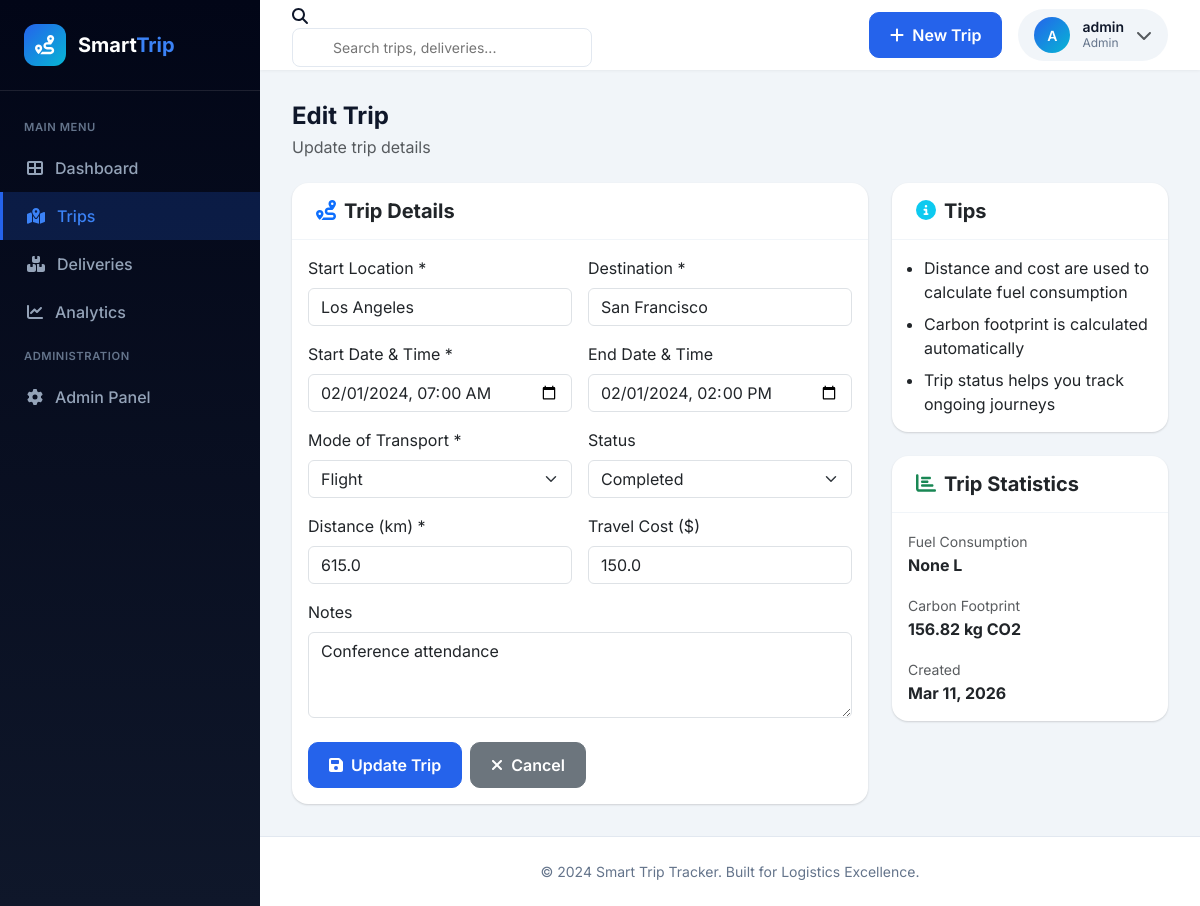
Screenshot of /trips/2/edit (signed in) with the database file from the repository.
### models.py (models this page shows, shortened)
class User(UserMixin, db.Model):
    __tablename__ = 'users'
    id = db.Column(db.Integer, primary_key=True)
    username = db.Column(db.String(100), unique=True, nullable=False, index=True)
    email = db.Column(db.String(120), unique=True, nullable=False, index=True)
    password_hash = db.Column(db.String(256), nullable=False)
    role = db.Column(db.String(20), default='user')  # 'user' or 'admin'
    created_at = db.Column(db.DateTime, default=datetime.utcnow)
    trips = db.relationship('Trip', backref='user', lazy='dynamic', cascade='all, delete-orphan')
    deliveries = db.relationship('Delivery', backref='user', lazy='dynamic', cascade='all, delete-orphan')
    def is_admin(self):
        return self.role == 'admin'

class Trip(db.Model):
    __tablename__ = 'trips'
    id = db.Column(db.Integer, primary_key=True)
    user_id = db.Column(db.Integer, db.ForeignKey('users.id'), nullable=False, index=True)
    start_location = db.Column(db.String(200), nullable=False)
    destination = db.Column(db.String(200), nullable=False)
    start_date = db.Column(db.DateTime, nullable=False)
    end_date = db.Column(db.DateTime, nullable=True)
    mode_of_transport = db.Column(db.String(50), nullable=False)
    distance = db.Column(db.Float, nullable=False)  # in km
    travel_cost = db.Column(db.Float, default=0)
    fuel_consumption = db.Column(db.Float, nullable=True)  # in liters
    carbon_footprint = db.Column(db.Float, nullable=True)  # in kg CO2
    status = db.Column(db.String(20), default='planned')  # planned, ongoing, completed
    notes = db.Column(db.Text, nullable=True)
    created_at = db.Column(db.DateTime, default=datetime.utcnow)
    TRANSPORT_MODES = [
        ('car', 'Car'),
        ('bus', 'Bus'),
        ('train', 'Train'),
        ('truck', 'Truck'),
        ('taxi', 'Taxi'),
        ('bike', 'Bicycle'),
        ('flight', 'Flight'),
        ('walk', 'Walking')
    ]
    STATUS_OPTIONS = [
        ('planned', 'Planned'),
        ('ongoing', 'Ongoing'),
        ('completed', 'Completed')
    ]

### app.py (the view, shortened to what this page needs)
@app.route('/trips/<int:trip_id>/edit', methods=['GET', 'POST'])
@login_required
def edit_trip(trip_id):
    trip = Trip.query.get_or_404(trip_id)
    if trip.user_id != current_user.id:
        flash('Access denied.', 'danger')
        return redirect(url_for('trips'))
    return render_template('trip_form.html', trip=trip, modes=Trip.TRANSPORT_MODES)

### app.py (called while the page is built)
@login_manager.user_loader
def load_user(user_id):
    return User.query.get(int(user_id))

### templates/trip_form.html (shortened to what this page needs)
{% extends "base.html" %}
{% block content %}
<div class="d-flex justify-content-between align-items-center mb-4">
    <div>
        <h4 class="mb-1 fw-bold">{{ 'Edit' if trip else 'Create New' }} Trip</h4>
        <p class="text-muted mb-0">{{ 'Update trip details' if trip else 'Fill in the details for your new trip' }}</p>
    </div>
</div>
<div class="row">
    <div class="col-lg-8">
        <div class="card">
            <div class="card-header py-3">
                <h5 class="mb-0 fw-bold"><i class="fas fa-route me-2 text-primary"></i>Trip Details</h5>
            </div>
            <div class="card-body">
                <form method="POST">
                    <div class="row g-3">
                        <div class="col-md-6">
                            <label class="form-label">Start Location *</label>
                            <input type="text" name="start_location" class="form-control" required
                                   value="{{ trip.start_location if trip else '' }}"
                                   placeholder="Enter start location">
                        </div>
                        <div class="col-md-6">
                            <label class="form-label">Destination *</label>
                            <input type="text" name="destination" class="form-control" required
                                   value="{{ trip.destination if trip else '' }}"
                                   placeholder="Enter destination">
                        </div>
                        <div class="col-md-6">
                            <label class="form-label">Start Date & Time *</label>
                            <input type="datetime-local" name="start_date" class="form-control" required
                                   value="{{ trip.start_date.strftime('%Y-%m-%dT%H:%M') if trip and trip.start_date else '' }}">
                        </div>
                        <div class="col-md-6">
                            <label class="form-label">End Date & Time</label>
                            <input type="datetime-local" name="end_date" class="form-control"
                                   value="{{ trip.end_date.strftime('%Y-%m-%dT%H:%M') if trip and trip.end_date else '' }}">
                        </div>
                        <div class="col-md-6">
                            <label class="form-label">Mode of Transport *</label>
                            <select name="mode_of_transport" class="form-select" required>
                                {% for mode_value, mode_name in modes %}
                                <option value="{{ mode_value }}" {{ 'selected' if trip and trip.mode_of_transport == mode_value else '' }}>
                                    {{ mode_name }}
                                </option>
                                {% endfor %}
                            </select>
                        </div>
                        <div class="col-md-6">
                            <label class="form-label">Status</label>
                            <select name="status" class="form-select">
                                <option value="completed" {{ 'selected' if trip and trip.status == 'completed' else '' }}>Completed</option>
                            </select>
                        </div>
                        <div class="col-md-6">
                            <label class="form-label">Distance (km) *</label>
                            <input type="number" name="distance" class="form-control" step="0.01" required
                                   value="{{ trip.distance if trip else '' }}"
                                   placeholder="Enter distance in km">
                        </div>
                        <div class="col-md-6">
                            <label class="form-label">Travel Cost ($)</label>
                            <input type="number" name="travel_cost" class="form-control" step="0.01"
                                   value="{{ trip.travel_cost if trip else '0' }}"
                                   placeholder="Enter cost">
                        </div>
                        <div class="col-12">
                            <label class="form-label">Notes</label>
                            <textarea name="notes" class="form-control" rows="3"
                                      placeholder="Add any additional notes...">{{ trip.notes if trip and trip.notes else '' }}</textarea>
                        </div>
                    </div>
                    <div class="mt-4 d-flex gap-2">
                        <button type="submit" class="btn btn-primary">
                            <i class="fas fa-save me-1"></i> {{ 'Update' if trip else 'Create' }} Trip
                        </button>
                        <a href="{{ url_for('trips') }}" class="btn btn-secondary">
                            <i class="fas fa-times me-1"></i> Cancel
                        </a>
                    </div>
                </form>
            </div>
        </div>
    </div>
    <div class="col-lg-4">
        <div class="card mb-4">
            <div class="card-header py-3">
                <h5 class="mb-0 fw-bold"><i class="fas fa-info-circle me-2 text-info"></i>Tips</h5>
            </div>
            <div class="card-body">
                <ul class="mb-0 ps-3">
                    <li class="mb-2">Distance and cost are used to calculate fuel consumption</li>
                    <li class="mb-2">Carbon footprint is calculated automatically</li>
                    <li>Trip status helps you track ongoing journeys</li>
                </ul>
            </div>
        </div>
        {% if trip %}
        <div class="card">
            <div class="card-header py-3">
                <h5 class="mb-0 fw-bold"><i class="fas fa-chart-bar me-2 text-success"></i>Trip Statistics</h5>
            </div>
            <div class="card-body">
                <div class="mb-3">
                    <small class="text-muted">Fuel Consumption</small>
                    <div class="fw-bold">{{ trip.fuel_consumption|default('N/A') }} L</div>
                </div>
                <div class="mb-3">
                    <small class="text-muted">Carbon Footprint</small>
                    <div class="fw-bold">{{ trip.carbon_footprint|default('N/A') }} kg CO2</div>
                </div>
                <div>
                    <small class="text-muted">Created</small>
                    <div class="fw-bold">{{ trip.created_at.strftime('%b %d, %Y') }}</div>
                </div>
            </div>
        </div>
        {% endif %}
    </div>
</div>
{% endblock %}

### templates/base.html (shortened to what this page needs)
<!DOCTYPE html>
<html lang="en">
<head>
    <link href="https://cdn.jsdelivr.net/npm/bootstrap@5.3.2/dist/css/bootstrap.min.css" rel="stylesheet">
    <link href="https://cdnjs.cloudflare.com/ajax/libs/font-awesome/6.4.0/css/all.min.css" rel="stylesheet">
</head>
<body>
    {% if current_user.is_authenticated %}
    <div class="sidebar">
        <div class="sidebar-brand">
            <div class="sidebar-brand-icon">
                <i class="fas fa-route"></i>
            </div>
            <div class="sidebar-brand-text">
                Smart<span>Trip</span>
            </div>
        </div>
        <div class="sidebar-menu">
            <div class="sidebar-menu-title">Main Menu</div>
            <a href="{{ url_for('dashboard') }}" class="sidebar-menu-item {{ 'active' if request.endpoint == 'dashboard' }}">
                <i class="fas fa-th-large"></i> Dashboard
            </a>
            <a href="{{ url_for('trips') }}" class="sidebar-menu-item {{ 'active' if request.endpoint in ['trips', 'trip_detail', 'new_trip', 'edit_trip'] }}">
                <i class="fas fa-map-marked-alt"></i> Trips
            </a>
            <a href="{{ url_for('deliveries') }}" class="sidebar-menu-item {{ 'active' if request.endpoint in ['deliveries', 'delivery_detail', 'new_delivery'] }}">
                <i class="fas fa-boxes"></i> Deliveries
            </a>
            <a href="{{ url_for('analytics') }}" class="sidebar-menu-item {{ 'active' if request.endpoint == 'analytics' }}">
                <i class="fas fa-chart-line"></i> Analytics
            </a>
            {% if current_user.is_admin() %}
            <div class="sidebar-menu-title">Administration</div>
            <a href="{{ url_for('admin') }}" class="sidebar-menu-item {{ 'active' if request.endpoint == 'admin' }}">
                <i class="fas fa-cog"></i> Admin Panel
            </a>
            {% endif %}
        </div>
    </div>
    <div class="main-content">
        <div class="top-header">
            <div class="top-header-left">
                <div class="search-box d-none d-md-block">
                    <i class="fas fa-search"></i>
                    <form action="{{ url_for('search') }}" method="GET">
                        <input type="text" name="q" placeholder="Search trips, deliveries...">
                    </form>
                </div>
            </div>
            <div class="top-header-right">
                <a href="{{ url_for('new_trip') }}" class="btn btn-primary">
                    <i class="fas fa-plus me-1"></i> New Trip
                </a>
                <div class="dropdown">
                    <div class="user-menu" data-bs-toggle="dropdown">
                        <div class="user-avatar">
                            {{ current_user.username[0]|upper }}
                        </div>
                        <div class="user-info d-none d-sm-block">
                            <div class="user-name">{{ current_user.username }}</div>
                            <div class="user-role">{{ current_user.role|title }}</div>
                        </div>
                        <i class="fas fa-chevron-down text-muted"></i>
                    </div>
                </div>
            </div>
        </div>
        <div class="page-content">
            {% block content %}{% endblock %}
        </div>
        <footer class="footer">
            <p class="mb-0">&copy; 2024 Smart Trip Tracker. Built for Logistics Excellence.</p>
        </footer>
    </div>
    {% else %}
    {% block landing_content %}{% endblock %}
    {% endif %}
</body>
</html>

### templates/base.html (style rules this page uses)
:root { --primary: #2563eb; --primary-dark: #1d4ed8; --primary-light: #3b82f6; --secondary: #64748b; --success: #10b981; --warning: #f59e0b; --danger: #ef4444; --info: #06b6d4; --dark: #0f172a; --darker: #020617; --light: #f8fafc; --gray-100: #f1f5f9; --gray-200: #e2e8f0; --gray-300: #cbd5e1; --gray-400: #94a3b8; --gray-500: #64748b; --sidebar-width: 260px; --topbar-height: 70px; }
* { margin: 0; padding: 0; box-sizing: border-box; }
body { font-family: 'Inter', sans-serif; background-color: var(--gray-100); color: var(--dark); min-height: 100vh; }
.sidebar { position: fixed; left: 0; top: 0; bottom: 0; width: var(--sidebar-width); background: linear-gradient(180deg, var(--darker) 0%, var(--dark) 100%); z-index: 1000; overflow-y: auto; transition: all 0.3s ease; }
.sidebar-brand { padding: 1.5rem; display: flex; align-items: center; gap: 12px; border-bottom: 1px solid rgba(255,255,255,0.1); }
.sidebar-brand-icon { width: 42px; height: 42px; background: linear-gradient(135deg, var(--primary) 0%, var(--info) 100%); border-radius: 12px; display: flex; align-items: center; justify-content: center; font-size: 1.2rem; color: white; }
.sidebar-brand-text { color: white; font-weight: 700; font-size: 1.25rem; }
.sidebar-brand-text span { color: var(--primary-light); }
.sidebar-menu { padding: 1rem 0; }
.sidebar-menu-title { color: var(--gray-500); font-size: 0.7rem; font-weight: 600; text-transform: uppercase; letter-spacing: 0.05em; padding: 0.75rem 1.5rem 0.5rem; }
.sidebar-menu-item { display: flex; align-items: center; gap: 12px; padding: 0.75rem 1.5rem; color: var(--gray-400); text-decoration: none; transition: all 0.2s ease; border-left: 3px solid transparent; font-weight: 500; }
.sidebar-menu-item.active { background: rgba(37, 99, 235, 0.2); color: var(--primary-light); border-left-color: var(--primary); }
.main-content { margin-left: var(--sidebar-width); min-height: 100vh; }
.top-header { background: white; height: var(--topbar-height); padding: 0 2rem; display: flex; align-items: center; justify-content: space-between; box-shadow: 0 1px 3px rgba(0,0,0,0.05); position: sticky; top: 0; z-index: 100; }
.top-header-left { display: flex; align-items: center; gap: 1rem; }
.search-box { position: relative; width: 300px; }
.search-box input { width: 100%; padding: 0.5rem 1rem 0.5rem 2.5rem; border: 1px solid var(--gray-200); border-radius: 8px; font-size: 0.875rem; transition: all 0.2s ease; }
.top-header-right { display: flex; align-items: center; gap: 1rem; }
.user-menu { display: flex; align-items: center; gap: 0.75rem; padding: 0.5rem 1rem; background: var(--gray-100); border-radius: 50px; cursor: pointer; transition: all 0.2s ease; }
.user-avatar { width: 36px; height: 36px; background: linear-gradient(135deg, var(--primary) 0%, var(--info) 100%); border-radius: 50%; display: flex; align-items: center; justify-content: center; color: white; font-weight: 600; font-size: 0.875rem; }
.user-info { line-height: 1.2; }
.user-name { font-weight: 600; font-size: 0.875rem; color: var(--dark); }
.user-role { font-size: 0.75rem; color: var(--gray-500); }
.page-content { padding: 2rem; }
.card { border: none; border-radius: 16px; box-shadow: 0 1px 3px rgba(0,0,0,0.05), 0 1px 2px rgba(0,0,0,0.1); background: white; transition: all 0.3s ease; }
.card-header { background: transparent; border-bottom: 1px solid var(--gray-100); padding: 1.25rem 1.5rem; font-weight: 600; }
.btn { border-radius: 10px; font-weight: 600; padding: 0.625rem 1.25rem; transition: all 0.2s ease; }
.btn-primary { background: var(--primary); border-color: var(--primary); }
.footer { background: white; padding: 1.5rem 2rem; border-top: 1px solid var(--gray-200); text-align: center; color: var(--gray-500); font-size: 0.875rem; }

### rows the page displays
User: username "A", username "admin", role "Admin"
Trip: start_location "Los Angeles", destination "San Francisco", start_date "02/01/2024 07:00", end_date "02/01/2024 14:00", distance "615.0", travel_cost "150.0", notes "Conference attendance", fuel_consumption "None", carbon_footprint "156.82", created_at "Mar 11, 2026"

### other values shown
{{ 'Edit' if trip else 'Create New' }} "Edit"
{{ 'Update' if trip else 'Create' }} "Update"
form field mode_of_transport "Flight"
